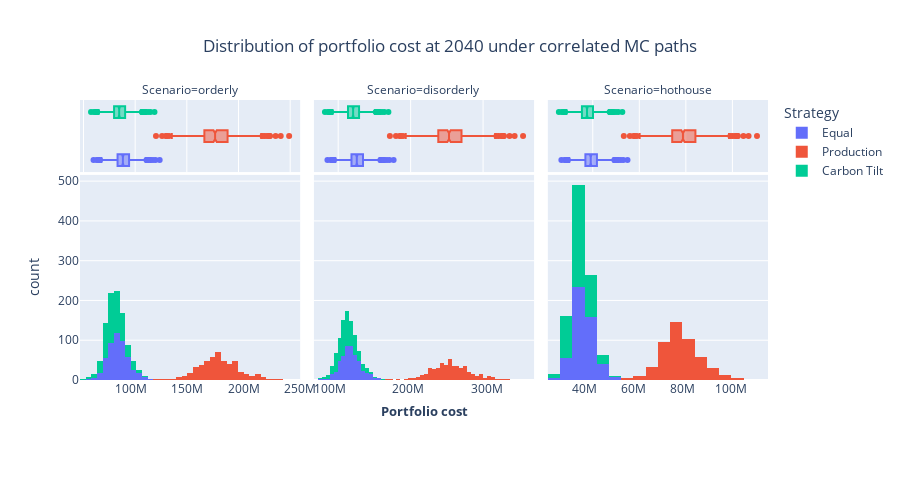
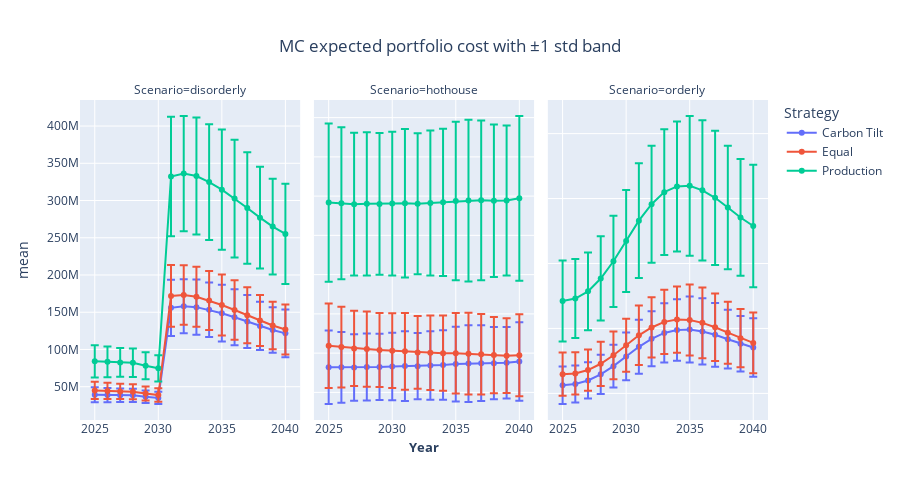

Here is the notebook cell these charts were saved with, in order:
### Markdown cell above
This part analyzes and visualizes the simulated portfolio outcome distributions. Beyond summary statistics, distributional analysis reveals asymmetries, tail risks, and scenario-dependent features that are central to understanding climate-related financial risk.

### Code cell
fig = px.histogram(
    mc_results[mc_results["Year"] == horizon],
    x=cost_column,
    color="Strategy",
    facet_col="Scenario",
    nbins=100,
    marginal="box",
    title=f"Distribution of portfolio cost at {horizon} under correlated MC paths",
)

fig.update_xaxes(matches=None)
fig.for_each_xaxis(lambda axis: axis.update(title=""))
fig.update_layout(
    title_x=0.5,
    margin=dict(b=120, t=100),  # Increased top margin to 100
    title_y=0.92,  # Adjusted title position
    title_xanchor='center',
    title_yanchor='top',
    height=500  # Added fixed height for consistency
)
fig.add_annotation(
    x=0.5,
    y=-0.15,
    xref="paper",
    yref="paper",
    text="<b>Portfolio cost</b>",
    showarrow=False,
    font=dict(size=13),
    xanchor="center",
)
fig.show()

agg_stats = (
    mc_results
    .groupby(["Scenario", "Strategy", "Year"])["Portfolio_Cost"]
    .agg(["mean", "std"])
    .reset_index()
)

fig = px.line(
    agg_stats,
    x="Year",
    y="mean",
    color="Strategy",
    facet_col="Scenario",
    error_y="std",
    title="MC expected portfolio cost with ±1 std band",
)
fig.update_traces(mode="lines+markers")
fig.update_yaxes(matches=None)
fig.for_each_xaxis(lambda axis: axis.update(title=""))
fig.update_layout(
    title_x=0.5,
    margin=dict(b=80, t=100),  # Increased top margin to 100
    title_y=0.92,  # Adjusted title position
    height=500  # Added fixed height for consistency
)
fig.add_annotation(
    x=0.5,
    y=-0.12,
    xref="paper",
    yref="paper",
    text="<b>Year</b>",
    showarrow=False,
    font=dict(size=13),
    xanchor="center",
)
fig.show()

### Figure 1 — Plotly figure (JSON) as saved in the notebook; plotly's stock layout.template omitted (floating-point values rounded to 4 significant figures; data arrays with more than 128 entries replaced by an {"elided": "..."} marker saying what was removed)
{"data": [{"bingroup": "x", "hovertemplate": "Strategy=Equal<br>Scenario=orderly<br>Portfolio_Cost_CV=%{x}<br>count=%{y}<extra></extra>", "legendgroup": "Equal", "marker": {"color": "#636efa", "pattern": {"shape": ""}}, "name": "Equal", "nbinsx": 100, "orientation": "v", "showlegend": true, "type": "histogram", "x": {"elided": "500 float values"}, "xaxis": "x", "yaxis": "y"}, {"hovertemplate": "Strategy=Equal<br>Scenario=orderly<br>Portfolio_Cost_CV=%{x}<extra></extra>", "legendgroup": "Equal", "marker": {"color": "#636efa"}, "name": "Equal", "notched": true, "showlegend": false, "type": "box", "x": {"elided": "500 float values"}, "xaxis": "x4", "yaxis": "y4"}, {"bingroup": "x", "hovertemplate": "Strategy=Equal<br>Scenario=disorderly<br>Portfolio_Cost_CV=%{x}<br>count=%{y}<extra></extra>", "legendgroup": "Equal", "marker": {"color": "#636efa", "pattern": {"shape": ""}}, "name": "Equal", "nbinsx": 100, "orientation": "v", "showlegend": false, "type": "histogram", "x": {"elided": "500 float values"}, "xaxis": "x2", "yaxis": "y2"}, {"hovertemplate": "Strategy=Equal<br>Scenario=disorderly<br>Portfolio_Cost_CV=%{x}<extra></extra>", "legendgroup": "Equal", "marker": {"color": "#636efa"}, "name": "Equal", "notched": true, "showlegend": false, "type": "box", "x": {"elided": "500 float values"}, "xaxis": "x5", "yaxis": "y5"}, {"bingroup": "x", "hovertemplate": "Strategy=Equal<br>Scenario=hothouse<br>Portfolio_Cost_CV=%{x}<br>count=%{y}<extra></extra>", "legendgroup": "Equal", "marker": {"color": "#636efa", "pattern": {"shape": ""}}, "name": "Equal", "nbinsx": 100, "orientation": "v", "showlegend": false, "type": "histogram", "x": {"elided": "500 float values"}, "xaxis": "x3", "yaxis": "y3"}, {"hovertemplate": "Strategy=Equal<br>Scenario=hothouse<br>Portfolio_Cost_CV=%{x}<extra></extra>", "legendgroup": "Equal", "marker": {"color": "#636efa"}, "name": "Equal", "notched": true, "showlegend": false, "type": "box", "x": {"elided": "500 float values"}, "xaxis": "x6", "yaxis": "y6"}, {"bingroup": "x", "hovertemplate": "Strategy=Production<br>Scenario=orderly<br>Portfolio_Cost_CV=%{x}<br>count=%{y}<extra></extra>", "legendgroup": "Production", "marker": {"color": "#EF553B", "pattern": {"shape": ""}}, "name": "Production", "nbinsx": 100, "orientation": "v", "showlegend": true, "type": "histogram", "x": {"elided": "500 float values"}, "xaxis": "x", "yaxis": "y"}, {"hovertemplate": "Strategy=Production<br>Scenario=orderly<br>Portfolio_Cost_CV=%{x}<extra></extra>", "legendgroup": "Production", "marker": {"color": "#EF553B"}, "name": "Production", "notched": true, "showlegend": false, "type": "box", "x": {"elided": "500 float values"}, "xaxis": "x4", "yaxis": "y4"}, {"bingroup": "x", "hovertemplate": "Strategy=Production<br>Scenario=disorderly<br>Portfolio_Cost_CV=%{x}<br>count=%{y}<extra></extra>", "legendgroup": "Production", "marker": {"color": "#EF553B", "pattern": {"shape": ""}}, "name": "Production", "nbinsx": 100, "orientation": "v", "showlegend": false, "type": "histogram", "x": {"elided": "500 float values"}, "xaxis": "x2", "yaxis": "y2"}, {"hovertemplate": "Strategy=Production<br>Scenario=disorderly<br>Portfolio_Cost_CV=%{x}<extra></extra>", "legendgroup": "Production", "marker": {"color": "#EF553B"}, "name": "Production", "notched": true, "showlegend": false, "type": "box", "x": {"elided": "500 float values"}, "xaxis": "x5", "yaxis": "y5"}, {"bingroup": "x", "hovertemplate": "Strategy=Production<br>Scenario=hothouse<br>Portfolio_Cost_CV=%{x}<br>count=%{y}<extra></extra>", "legendgroup": "Production", "marker": {"color": "#EF553B", "pattern": {"shape": ""}}, "name": "Production", "nbinsx": 100, "orientation": "v", "showlegend": false, "type": "histogram", "x": {"elided": "500 float values"}, "xaxis": "x3", "yaxis": "y3"}, {"hovertemplate": "Strategy=Production<br>Scenario=hothouse<br>Portfolio_Cost_CV=%{x}<extra></extra>", "legendgroup": "Production", "marker": {"color": "#EF553B"}, "name": "Production", "notched": true, "showlegend": false, "type": "box", "x": {"elided": "500 float values"}, "xaxis": "x6", "yaxis": "y6"}, {"bingroup": "x", "hovertemplate": "Strategy=Carbon Tilt<br>Scenario=orderly<br>Portfolio_Cost_CV=%{x}<br>count=%{y}<extra></extra>", "legendgroup": "Carbon Tilt", "marker": {"color": "#00cc96", "pattern": {"shape": ""}}, "name": "Carbon Tilt", "nbinsx": 100, "orientation": "v", "showlegend": true, "type": "histogram", "x": {"elided": "500 float values"}, "xaxis": "x", "yaxis": "y"}, {"hovertemplate": "Strategy=Carbon Tilt<br>Scenario=orderly<br>Portfolio_Cost_CV=%{x}<extra></extra>", "legendgroup": "Carbon Tilt", "marker": {"color": "#00cc96"}, "name": "Carbon Tilt", "notched": true, "showlegend": false, "type": "box", "x": {"elided": "500 float values"}, "xaxis": "x4", "yaxis": "y4"}, {"bingroup": "x", "hovertemplate": "Strategy=Carbon Tilt<br>Scenario=disorderly<br>Portfolio_Cost_CV=%{x}<br>count=%{y}<extra></extra>", "legendgroup": "Carbon Tilt", "marker": {"color": "#00cc96", "pattern": {"shape": ""}}, "name": "Carbon Tilt", "nbinsx": 100, "orientation": "v", "showlegend": false, "type": "histogram", "x": {"elided": "500 float values"}, "xaxis": "x2", "yaxis": "y2"}, {"hovertemplate": "Strategy=Carbon Tilt<br>Scenario=disorderly<br>Portfolio_Cost_CV=%{x}<extra></extra>", "legendgroup": "Carbon Tilt", "marker": {"color": "#00cc96"}, "name": "Carbon Tilt", "notched": true, "showlegend": false, "type": "box", "x": {"elided": "500 float values"}, "xaxis": "x5", "yaxis": "y5"}, {"bingroup": "x", "hovertemplate": "Strategy=Carbon Tilt<br>Scenario=hothouse<br>Portfolio_Cost_CV=%{x}<br>count=%{y}<extra></extra>", "legendgroup": "Carbon Tilt", "marker": {"color": "#00cc96", "pattern": {"shape": ""}}, "name": "Carbon Tilt", "nbinsx": 100, "orientation": "v", "showlegend": false, "type": "histogram", "x": {"elided": "500 float values"}, "xaxis": "x3", "yaxis": "y3"}, {"hovertemplate": "Strategy=Carbon Tilt<br>Scenario=hothouse<br>Portfolio_Cost_CV=%{x}<extra></extra>", "legendgroup": "Carbon Tilt", "marker": {"color": "#00cc96"}, "name": "Carbon Tilt", "notched": true, "showlegend": false, "type": "box", "x": {"elided": "500 float values"}, "xaxis": "x6", "yaxis": "y6"}], "layout": {"annotations": [{"showarrow": false, "text": "Scenario=orderly", "x": 0.16, "xanchor": "center", "xref": "paper", "y": 1, "yanchor": "bottom", "yref": "paper"}, {"showarrow": false, "text": "Scenario=disorderly", "x": 0.5, "xanchor": "center", "xref": "paper", "y": 1, "yanchor": "bottom", "yref": "paper"}, {"showarrow": false, "text": "Scenario=hothouse", "x": 0.84, "xanchor": "center", "xref": "paper", "y": 1, "yanchor": "bottom", "yref": "paper"}, {"font": {"size": 13}, "showarrow": false, "text": "<b>Portfolio cost</b>", "x": 0.5, "xanchor": "center", "xref": "paper", "y": -0.15, "yref": "paper"}], "barmode": "relative", "height": 500, "legend": {"title": {"text": "Strategy"}, "tracegroupgap": 0}, "margin": {"b": 120, "t": 100}, "title": {"text": "Distribution of portfolio cost at 2040 under correlated MC paths", "x": 0.5, "xanchor": "center", "y": 0.92, "yanchor": "top"}, "xaxis": {"anchor": "y", "domain": [0, 0.32], "title": {"text": ""}}, "xaxis2": {"anchor": "y2", "domain": [0.34, 0.66], "title": {"text": ""}}, "xaxis3": {"anchor": "y3", "domain": [0.68, 1.0], "title": {"text": ""}}, "xaxis4": {"anchor": "y4", "domain": [0, 0.32], "showgrid": true, "showticklabels": false, "title": {"text": ""}}, "xaxis5": {"anchor": "y5", "domain": [0.34, 0.66], "showgrid": true, "showticklabels": false, "title": {"text": ""}}, "xaxis6": {"anchor": "y6", "domain": [0.68, 1.0], "showgrid": true, "showticklabels": false, "title": {"text": ""}}, "yaxis": {"anchor": "x", "domain": [0, 0.7326], "title": {"text": "count"}}, "yaxis2": {"anchor": "x2", "domain": [0, 0.7326], "matches": "y", "showticklabels": false}, "yaxis3": {"anchor": "x3", "domain": [0, 0.7326], "matches": "y", "showticklabels": false}, "yaxis4": {"anchor": "x4", "domain": [0.7426, 1], "matches": "y4", "showgrid": false, "showline": false, "showticklabels": false, "ticks": ""}, "yaxis5": {"anchor": "x5", "domain": [0.7426, 1], "matches": "y4", "showgrid": false, "showline": false, "showticklabels": false, "ticks": ""}, "yaxis6": {"anchor": "x6", "domain": [0.7426, 1], "matches": "y4", "showgrid": false, "showline": false, "showticklabels": false, "ticks": ""}}}

### Figure 2 — Plotly figure (JSON) as saved in the notebook; plotly's stock layout.template omitted (floating-point values rounded to 4 significant figures)
{"data": [{"error_y": {"array": [10050000.0, 9616000.0, 8977000.0, 8988000.0, 8474000.0, 8203000.0, 37670000.0, 36370000.0, 37040000.0, 36630000.0, 38130000.0, 37440000.0, 35460000.0, 32420000.0, 30560000.0, 32120000.0]}, "hovertemplate": "Strategy=Carbon Tilt<br>Scenario=disorderly<br>Year=%{x}<br>mean=%{y}<extra></extra>", "legendgroup": "Carbon Tilt", "line": {"color": "#636efa", "dash": "solid"}, "marker": {"symbol": "circle"}, "mode": "lines+markers", "name": "Carbon Tilt", "orientation": "v", "showlegend": true, "type": "scatter", "x": [2025, 2026, 2027, 2028, 2029, 2030, 2031, 2032, 2033, 2034, 2035, 2036, 2037, 2038, 2039, 2040], "xaxis": "x", "y": [39070000.0, 38810000.0, 38530000.0, 38390000.0, 36600000.0, 34990000.0, 155900000.0, 158100000.0, 156800000.0, 153200000.0, 148700000.0, 143300000.0, 137600000.0, 131600000.0, 126100000.0, 121600000.0], "yaxis": "y"}, {"error_y": {"array": [9361000.0, 9015000.0, 8468000.0, 8532000.0, 8449000.0, 8579000.0, 8867000.0, 8443000.0, 8703000.0, 8844000.0, 9541000.0, 9759000.0, 9652000.0, 9228000.0, 9097000.0, 9999000.0]}, "hovertemplate": "Strategy=Carbon Tilt<br>Scenario=hothouse<br>Year=%{x}<br>mean=%{y}<extra></extra>", "legendgroup": "Carbon Tilt", "line": {"color": "#636efa", "dash": "solid"}, "marker": {"symbol": "circle"}, "mode": "lines+markers", "name": "Carbon Tilt", "orientation": "v", "showlegend": false, "type": "scatter", "x": [2025, 2026, 2027, 2028, 2029, 2030, 2031, 2032, 2033, 2034, 2035, 2036, 2037, 2038, 2039, 2040], "xaxis": "x2", "y": [36410000.0, 36380000.0, 36350000.0, 36440000.0, 36490000.0, 36590000.0, 36700000.0, 36690000.0, 36850000.0, 37000000.0, 37210000.0, 37340000.0, 37440000.0, 37450000.0, 37530000.0, 37870000.0], "yaxis": "y2"}, {"error_y": {"array": [14480000.0, 14190000.0, 13970000.0, 15140000.0, 16430000.0, 18380000.0, 20750000.0, 21170000.0, 22800000.0, 23610000.0, 25420000.0, 25530000.0, 24520000.0, 22600000.0, 21390000.0, 22520000.0]}, "hovertemplate": "Strategy=Carbon Tilt<br>Scenario=orderly<br>Year=%{x}<br>mean=%{y}<extra></extra>", "legendgroup": "Carbon Tilt", "line": {"color": "#636efa", "dash": "solid"}, "marker": {"symbol": "circle"}, "mode": "lines+markers", "name": "Carbon Tilt", "orientation": "v", "showlegend": false, "type": "scatter", "x": [2025, 2026, 2027, 2028, 2029, 2030, 2031, 2032, 2033, 2034, 2035, 2036, 2037, 2038, 2039, 2040], "xaxis": "x3", "y": [56320000.0, 57270000.0, 59950000.0, 64670000.0, 70970000.0, 78410000.0, 85890000.0, 91980000.0, 96530000.0, 98780000.0, 99150000.0, 97690000.0, 95120000.0, 91720000.0, 88250000.0, 85280000.0], "yaxis": "y3"}, {"error_y": {"array": [11560000.0, 10980000.0, 10180000.0, 10120000.0, 9474000.0, 9108000.0, 41540000.0, 39850000.0, 40310000.0, 39610000.0, 40970000.0, 39980000.0, 37630000.0, 34200000.0, 32040000.0, 33480000.0]}, "hovertemplate": "Strategy=Equal<br>Scenario=disorderly<br>Year=%{x}<br>mean=%{y}<extra></extra>", "legendgroup": "Equal", "line": {"color": "#EF553B", "dash": "solid"}, "marker": {"symbol": "circle"}, "mode": "lines+markers", "name": "Equal", "orientation": "v", "showlegend": true, "type": "scatter", "x": [2025, 2026, 2027, 2028, 2029, 2030, 2031, 2032, 2033, 2034, 2035, 2036, 2037, 2038, 2039, 2040], "xaxis": "x", "y": [44940000.0, 44320000.0, 43690000.0, 43220000.0, 40920000.0, 38850000.0, 171900000.0, 173200000.0, 170700000.0, 165700000.0, 159800000.0, 153000000.0, 146000000.0, 138800000.0, 132200000.0, 126800000.0], "yaxis": "y"}, {"error_y": {"array": [10770000.0, 10300000.0, 9601000.0, 9606000.0, 9446000.0, 9525000.0, 9778000.0, 9249000.0, 9471000.0, 9563000.0, 10250000.0, 10420000.0, 10240000.0, 9733000.0, 9538000.0, 10420000.0]}, "hovertemplate": "Strategy=Equal<br>Scenario=hothouse<br>Year=%{x}<br>mean=%{y}<extra></extra>", "legendgroup": "Equal", "line": {"color": "#EF553B", "dash": "solid"}, "marker": {"symbol": "circle"}, "mode": "lines+markers", "name": "Equal", "orientation": "v", "showlegend": false, "type": "scatter", "x": [2025, 2026, 2027, 2028, 2029, 2030, 2031, 2032, 2033, 2034, 2035, 2036, 2037, 2038, 2039, 2040], "xaxis": "x2", "y": [41880000.0, 41550000.0, 41210000.0, 41030000.0, 40800000.0, 40630000.0, 40470000.0, 40190000.0, 40110000.0, 40000000.0, 39980000.0, 39870000.0, 39730000.0, 39500000.0, 39350000.0, 39470000.0], "yaxis": "y2"}, {"error_y": {"array": [16660000.0, 16210000.0, 15840000.0, 17050000.0, 18370000.0, 20410000.0, 22880000.0, 23190000.0, 24810000.0, 25530000.0, 27310000.0, 27260000.0, 26020000.0, 23840000.0, 22420000.0, 23470000.0]}, "hovertemplate": "Strategy=Equal<br>Scenario=orderly<br>Year=%{x}<br>mean=%{y}<extra></extra>", "legendgroup": "Equal", "line": {"color": "#EF553B", "dash": "solid"}, "marker": {"symbol": "circle"}, "mode": "lines+markers", "name": "Equal", "orientation": "v", "showlegend": false, "type": "scatter", "x": [2025, 2026, 2027, 2028, 2029, 2030, 2031, 2032, 2033, 2034, 2035, 2036, 2037, 2038, 2039, 2040], "xaxis": "x3", "y": [64790000.0, 65400000.0, 67970000.0, 72810000.0, 79340000.0, 87050000.0, 94710000.0, 100800000.0, 105100000.0, 106800000.0, 106500000.0, 104300000.0, 100900000.0, 96740000.0, 92520000.0, 88880000.0], "yaxis": "y3"}, {"error_y": {"array": [21620000.0, 20660000.0, 19250000.0, 19250000.0, 18110000.0, 17500000.0, 80250000.0, 77350000.0, 78630000.0, 77640000.0, 80670000.0, 79090000.0, 74770000.0, 68250000.0, 64220000.0, 67380000.0]}, "hovertemplate": "Strategy=Production<br>Scenario=disorderly<br>Year=%{x}<br>mean=%{y}<extra></extra>", "legendgroup": "Production", "line": {"color": "#00cc96", "dash": "solid"}, "marker": {"symbol": "circle"}, "mode": "lines+markers", "name": "Production", "orientation": "v", "showlegend": true, "type": "scatter", "x": [2025, 2026, 2027, 2028, 2029, 2030, 2031, 2032, 2033, 2034, 2035, 2036, 2037, 2038, 2039, 2040], "xaxis": "x", "y": [84070000.0, 83370000.0, 82640000.0, 82200000.0, 78240000.0, 74670000.0, 332100000.0, 336100000.0, 333000000.0, 324800000.0, 314600000.0, 302600000.0, 290000000.0, 277000000.0, 265000000.0, 255200000.0], "yaxis": "y"}, {"error_y": {"array": [20150000.0, 19370000.0, 18160000.0, 18270000.0, 18060000.0, 18310000.0, 18890000.0, 17960000.0, 18480000.0, 18740000.0, 20190000.0, 20610000.0, 20350000.0, 19420000.0, 19120000.0, 20970000.0]}, "hovertemplate": "Strategy=Production<br>Scenario=hothouse<br>Year=%{x}<br>mean=%{y}<extra></extra>", "legendgroup": "Production", "line": {"color": "#00cc96", "dash": "solid"}, "marker": {"symbol": "circle"}, "mode": "lines+markers", "name": "Production", "orientation": "v", "showlegend": false, "type": "scatter", "x": [2025, 2026, 2027, 2028, 2029, 2030, 2031, 2032, 2033, 2034, 2035, 2036, 2037, 2038, 2039, 2040], "xaxis": "x2", "y": [78340000.0, 78170000.0, 77960000.0, 78030000.0, 78010000.0, 78090000.0, 78180000.0, 78030000.0, 78240000.0, 78410000.0, 78730000.0, 78860000.0, 78940000.0, 78830000.0, 78870000.0, 79430000.0], "yaxis": "y2"}, {"error_y": {"array": [31160000.0, 30490000.0, 29960000.0, 32420000.0, 35120000.0, 39220000.0, 44210000.0, 45020000.0, 48400000.0, 50050000.0, 53790000.0, 53930000.0, 51700000.0, 47570000.0, 44940000.0, 47240000.0]}, "hovertemplate": "Strategy=Production<br>Scenario=orderly<br>Year=%{x}<br>mean=%{y}<extra></extra>", "legendgroup": "Production", "line": {"color": "#00cc96", "dash": "solid"}, "marker": {"symbol": "circle"}, "mode": "lines+markers", "name": "Production", "orientation": "v", "showlegend": false, "type": "scatter", "x": [2025, 2026, 2027, 2028, 2029, 2030, 2031, 2032, 2033, 2034, 2035, 2036, 2037, 2038, 2039, 2040], "xaxis": "x3", "y": [121200000.0, 123000000.0, 128600000.0, 138500000.0, 151700000.0, 167300000.0, 183000000.0, 195600000.0, 204900000.0, 209400000.0, 209800000.0, 206300000.0, 200600000.0, 193100000.0, 185400000.0, 178900000.0], "yaxis": "y3"}], "layout": {"annotations": [{"showarrow": false, "text": "Scenario=disorderly", "x": 0.16, "xanchor": "center", "xref": "paper", "y": 1, "yanchor": "bottom", "yref": "paper"}, {"showarrow": false, "text": "Scenario=hothouse", "x": 0.5, "xanchor": "center", "xref": "paper", "y": 1, "yanchor": "bottom", "yref": "paper"}, {"showarrow": false, "text": "Scenario=orderly", "x": 0.84, "xanchor": "center", "xref": "paper", "y": 1, "yanchor": "bottom", "yref": "paper"}, {"font": {"size": 13}, "showarrow": false, "text": "<b>Year</b>", "x": 0.5, "xanchor": "center", "xref": "paper", "y": -0.12, "yref": "paper"}], "height": 500, "legend": {"title": {"text": "Strategy"}, "tracegroupgap": 0}, "margin": {"b": 80, "t": 100}, "title": {"text": "MC expected portfolio cost with ±1 std band", "x": 0.5, "y": 0.92}, "xaxis": {"anchor": "y", "domain": [0, 0.32], "title": {"text": ""}}, "xaxis2": {"anchor": "y2", "domain": [0.34, 0.66], "matches": "x", "title": {"text": ""}}, "xaxis3": {"anchor": "y3", "domain": [0.68, 1.0], "matches": "x", "title": {"text": ""}}, "yaxis": {"anchor": "x", "domain": [0, 1], "title": {"text": "mean"}}, "yaxis2": {"anchor": "x2", "domain": [0, 1], "showticklabels": false}, "yaxis3": {"anchor": "x3", "domain": [0, 1], "showticklabels": false}}}
